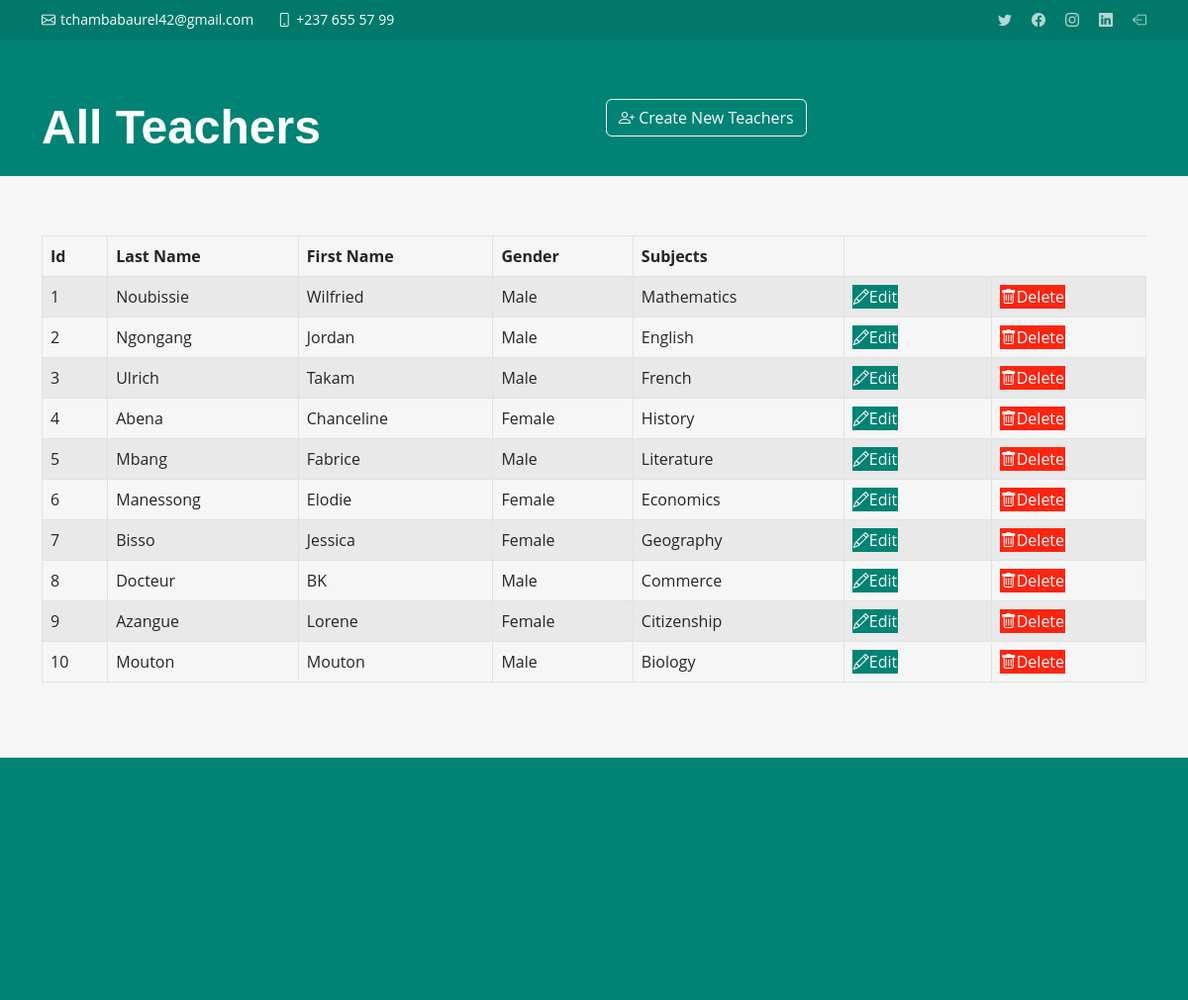
The app's page /Php/teachers.php with its own data.
### tables this page shows
CREATE TABLE `teacher` (
  `Id` int(11) NOT NULL,
  `Pseudo` varchar(20) NOT NULL,
  `Last_Name` varchar(50) NOT NULL,
  `First_Name` varchar(50) NOT NULL,
  `Gender` varchar(7) NOT NULL,
  `Subjects` varchar(20) NOT NULL,
  `Birthday` varchar(11) NOT NULL,
  `Pwd` varchar(255) NOT NULL
);

### Php/teachers.php (the view, shortened to what this page needs)
<!DOCTYPE html>
<html lang="en">
<head>
  <link href="../Impact/assets/vendor/bootstrap/css/bootstrap.min.css" rel="stylesheet">
  <link href="../Impact/assets/vendor/bootstrap-icons/bootstrap-icons.css" rel="stylesheet">
  <link href="../Impact/assets/vendor/aos/aos.css" rel="stylesheet">
  <link href="../Impact/assets/vendor/glightbox/css/glightbox.min.css" rel="stylesheet">
  <link href="../Impact/assets/vendor/swiper/swiper-bundle.min.css" rel="stylesheet">
  <link href="../bootstrap/css/css.css" rel="stylesheet">
  <link href="../Impact/assets/css/main.css" rel="stylesheet">
</head>
<body>
  <section id="topbar" class="topbar d-flex align-items-center">
    <div class="container d-flex justify-content-center justify-content-md-between">
      <div class="contact-info d-flex align-items-center">
        <i class="bi bi-envelope d-flex align-items-center"><a href="mailto:contact@example.com">tchambabaurel42@gmail.com</a></i>
        <i class="bi bi-phone d-flex align-items-center ms-4"><span>+237 655 57 99</span></i>
      </div>
      <div class="social-links d-none d-md-flex align-items-center">
        <a href="#" class="twitter"><i class="bi bi-twitter"></i></a>
        <a href="#" class="facebook"><i class="bi bi-facebook"></i></a>
        <a href="#" class="instagram"><i class="bi bi-instagram"></i></a>
        <a href="#" class="linkedin"><i class="bi bi-linkedin"></i></i></a>
        <a href="index.php" class="logOut"><i class="bi bi-box-arrow-left" title="Log Out" ></i></i></a>
      </div>
    </div>
  </section>
  <section id="hero" class="hero">
    <div class="container position-relative">
      <div class="row gy-5" data-aos="fade-in">
        <div class="col-lg-6 order-2 order-lg-1 d-flex flex-column justify-content-center text-center text-lg-start">
          <h2>All Teachers</h2>
        </div>
        <div class="col-lg-6 order-1 order-lg-2">
          <a class="btn btn-outline-light" href='t_registration.php'>
          <span class="bi bi-person-plus">  Create New Teachers </span>
          </a>
        </div>
      </div>
    </div>
    <section id="recent-posts" class="recent-posts sections-bg">
      <div class="container" data-aos="fade-up">
      <?php
require_once "config.php";
                    $sql = "SELECT * FROM teacher";
                    if($result = mysqli_query($link, $sql)){
                        if(mysqli_num_rows($result) > 0){
                            echo '<table class="table table-bordered table-striped">';
                                echo "<thead>";
                                    echo "<tr>";
                                        echo "<th>Id</th>";
                                        echo "<th>Last Name</th>";
                                        echo "<th>First Name</th>";
                                        echo "<th>Gender</th>";
                                        echo "<th>Subjects</th>";
                                    echo "</tr>";
                                echo "</thead>";
                                echo "<tbody>";
                                while($row = mysqli_fetch_array($result)){
                                    echo "<tr>";
                                        echo "<td>" . $row['Id'] . "</td>";
                                        echo "<td>" . $row['Last_Name'] . "</td>";
                                        echo "<td>" . $row['First_Name'] . "</td>";
                                        echo "<td>" . $row['Gender'] . "</td>";
                                        echo "<td>" . $row['Subjects'] . "</td>";
                                        echo "<td>";
                                            echo '<a href="update.php?id='. $row['Id'] .'" class="me-3" ><span class="bi bi-pencil" id="edit">Edit</span></a>';
                                        echo "</td>";
                                          echo "<td>";
                                            echo '<a href="deleteTeacher.php?id='. $row['Id'] .'" ><span class="bi bi-trash" id="delete">Delete</span></a>';
                                        echo "</td>";
                                    echo "</tr>";
                                }
                                echo "</tbody>";
                            echo "</table>";
                        } else{
                            echo '<div class="alert alert-danger"><em>Zero Value</em></div>';
                        }
                    } else{
                        echo "Oops! An error has occurred.";
                    }
                    ?>
      </div>
    </section>
    <section id="contact" class="contact">
    </section>
  <footer id="footer" class="footer">
    <div class="container">
      <div class="row gy-4">
        <div class="col-lg-5 col-md-12 footer-info">
        </div>
        </div>
      </div>
  </footer>
</body>
</html>

### Impact/assets/css/main.css (style rules this page uses)
:root { --font-default: "Open Sans", system-ui, -apple-system, "Segoe UI", Roboto, "Helvetica Neue", Arial, "Noto Sans", "Liberation Sans", sans-serif, "Apple Color Emoji", "Segoe UI Emoji", "Segoe UI Symbol", "Noto Color Emoji"; --font-primary: "Montserrat", sans-serif; --font-secondary: "Poppins", sans-serif; }
:root { --color-default: #222222; --color-primary: #008374; --color-secondary: #f85a40; }
:root { scroll-behavior: smooth; }
body { font-family: var(--font-default); color: var(--color-default); }
a { color: var(--color-primary); text-decoration: none; }
h1, h2, h3, h4, h5, h6 { font-family: var(--font-primary); }
section { padding: 60px 0; overflow: hidden; }
.sections-bg { background-color: #f6f6f6; }
.topbar { background: #00796b; height: 40px; font-size: 14px; transition: all 0.5s; color: #fff; padding: 0; }
.topbar .contact-info i { font-style: normal; color: #fff; line-height: 0; }
.topbar .contact-info i a, .topbar .contact-info i span { padding-left: 5px; color: #fff; }
.topbar .contact-info i a { line-height: 0; transition: 0.3s; }
.topbar .social-links a { color: rgba(255, 255, 255, 0.7); line-height: 0; transition: 0.3s; margin-left: 20px; }
section { scroll-margin-top: 70px; }
.hero { width: 100%; position: relative; background: var(--color-primary); padding: 60px 0 0 0; }
.hero h2 { font-size: 48px; font-weight: 700; margin-bottom: 20px; color: #fff; }
.footer { font-size: 14px; background-color: var(--color-primary); padding: 50px 0; color: white; }

### records on screen
teacher: Id "1", Last_Name "Noubissie", First_Name "Wilfried", Gender "Male", Subjects "Mathematics"
teacher: Id "2", Last_Name "Ngongang", First_Name "Jordan", Gender "Male", Subjects "English"
teacher: Id "3", Last_Name "Ulrich", First_Name "Takam", Gender "Male", Subjects "French"
teacher: Id "4", Last_Name "Abena", First_Name "Chanceline", Gender "Female", Subjects "History"
teacher: Id "5", Last_Name "Mbang", First_Name "Fabrice", Gender "Male", Subjects "Literature"
teacher: Id "6", Last_Name "Manessong", First_Name "Elodie", Gender "Female", Subjects "Economics"
teacher: Id "7", Last_Name "Bisso", First_Name "Jessica", Gender "Female", Subjects "Geography"
teacher: Id "8", Last_Name "Docteur", First_Name "BK", Gender "Male", Subjects "Commerce"
teacher: Id "9", Last_Name "Azangue", First_Name "Lorene", Gender "Female", Subjects "Citizenship"
teacher: Id "10", Last_Name "Mouton", First_Name "Mouton", Gender "Male", Subjects "Biology"
